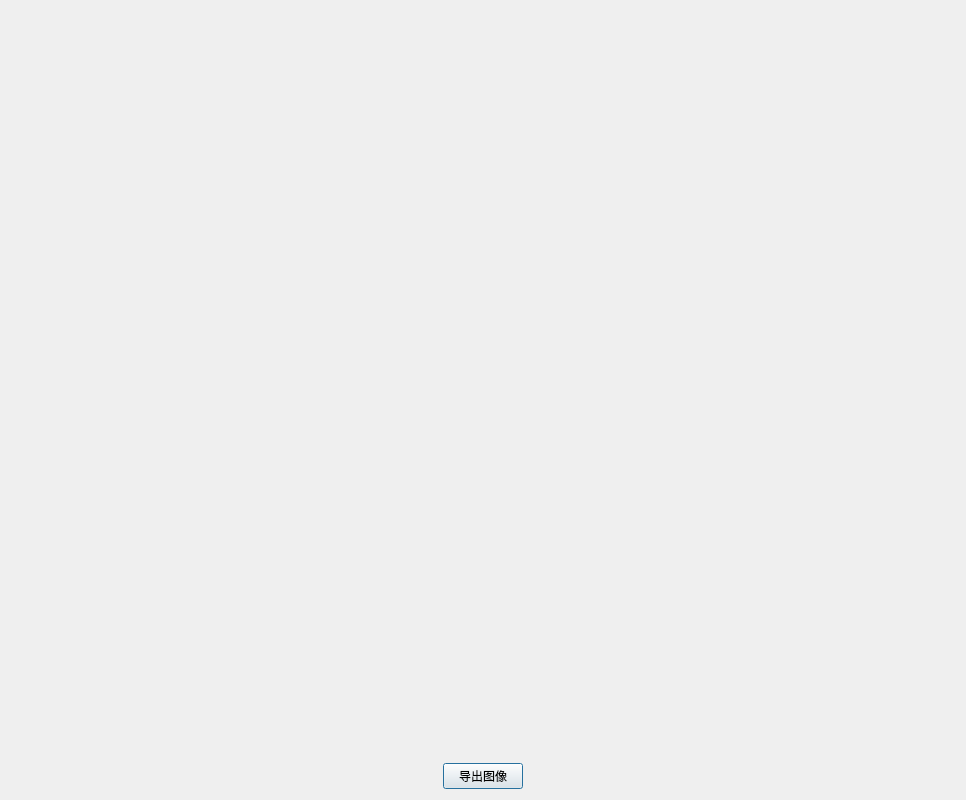
<?xml version="1.0" encoding="UTF-8"?>
<ui version="4.0">
 <class>Dialog_Show_Graph</class>
 <widget class="QDialog" name="Dialog_Show_Graph">
  <property name="geometry">
   <rect>
    <x>0</x>
    <y>0</y>
    <width>966</width>
    <height>800</height>
   </rect>
  </property>
  <property name="windowTitle">
   <string>状态机模型图</string>
  </property>
  <layout class="QGridLayout" name="gridLayout">
   <item row="1" column="2">
    <spacer name="horizontalSpacer_2">
     <property name="orientation">
      <enum>Qt::Horizontal</enum>
     </property>
     <property name="sizeHint" stdset="0">
      <size>
       <width>40</width>
       <height>20</height>
      </size>
     </property>
    </spacer>
   </item>
   <item row="1" column="1">
    <widget class="QPushButton" name="button_export_graph">
     <property name="text">
      <string>导出图像</string>
     </property>
    </widget>
   </item>
   <item row="1" column="0">
    <spacer name="horizontalSpacer">
     <property name="orientation">
      <enum>Qt::Horizontal</enum>
     </property>
     <property name="sizeHint" stdset="0">
      <size>
       <width>40</width>
       <height>20</height>
      </size>
     </property>
    </spacer>
   </item>
   <item row="0" column="0" colspan="3">
    <widget class="QWidget" name="widget_graph_container" native="true"/>
   </item>
  </layout>
 </widget>
 <resources/>
 <connections/>
</ui>
